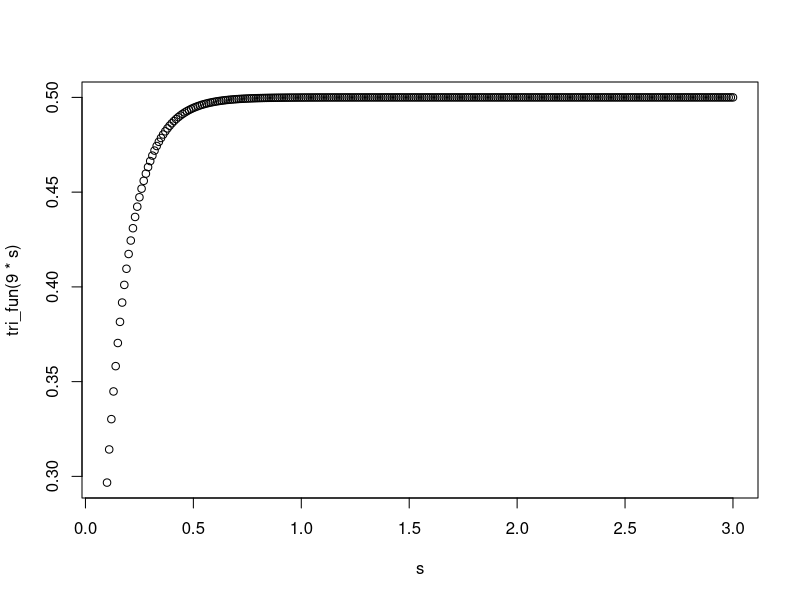

This figure's R source:


tri_fun = function(s){
  0.5 - 0.5*exp(-abs(s))
}

tri_fun(1)


s = seq(0.1, 3, 0.01)

plot(s, tri_fun(9*s))

#plot(s, 1/2*tanh(s^3))
